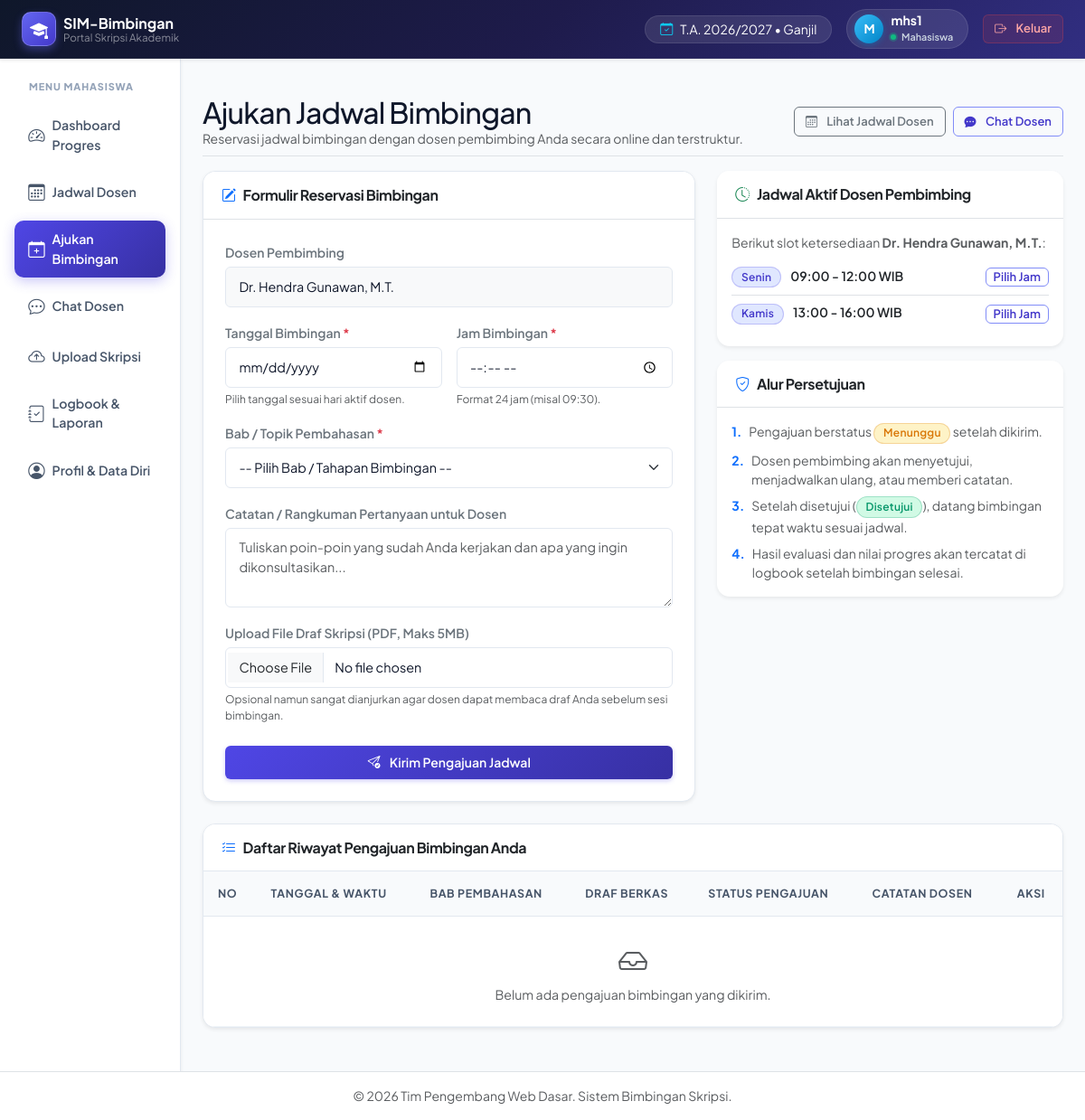
Screenshot of /mahasiswa/ajukan_jadwal.php (signed in) with the database file from the repository.
### tables this page shows
CREATE TABLE IF NOT EXISTS mahasiswa (
    id INT AUTO_INCREMENT PRIMARY KEY,
    user_id INT NOT NULL,
    nim VARCHAR(20) NOT NULL UNIQUE,
    nama_lengkap VARCHAR(100) NOT NULL,
    judul_skripsi VARCHAR(255) DEFAULT 'Belum Ditentukan',
    dosen_pembimbing_id INT NULL,
    foto_profil VARCHAR(255) DEFAULT 'default.png',
    status_kelulusan ENUM('proses_bimbingan', 'siap_sidang', 'lulus') DEFAULT 'proses_bimbingan',
    created_at TIMESTAMP DEFAULT CURRENT_TIMESTAMP,
    FOREIGN KEY (user_id) REFERENCES users(id) ON DELETE CASCADE,
    FOREIGN KEY (dosen_pembimbing_id) REFERENCES dosen(id) ON DELETE SET NULL
);

CREATE TABLE IF NOT EXISTS dosen (
    id INT AUTO_INCREMENT PRIMARY KEY,
    user_id INT NOT NULL,
    nidn VARCHAR(20) NOT NULL UNIQUE,
    nama_dosen VARCHAR(100) NOT NULL,
    email VARCHAR(100) NOT NULL,
    no_whatsapp VARCHAR(20),
    foto_profil VARCHAR(255) DEFAULT 'default.png',
    kuota_bimbingan INT DEFAULT 10,
    created_at TIMESTAMP DEFAULT CURRENT_TIMESTAMP,
    FOREIGN KEY (user_id) REFERENCES users(id) ON DELETE CASCADE
);

CREATE TABLE IF NOT EXISTS jadwal_dosen (
    id INT AUTO_INCREMENT PRIMARY KEY,
    dosen_id INT NOT NULL,
    hari ENUM('Senin', 'Selasa', 'Rabu', 'Kamis', 'Jumat', 'Sabtu') NOT NULL,
    jam_mulai TIME NOT NULL,
    jam_selesai TIME NOT NULL,
    status_aktif ENUM('aktif', 'libur') DEFAULT 'aktif',
    FOREIGN KEY (dosen_id) REFERENCES dosen(id) ON DELETE CASCADE
);

### mahasiswa/ajukan_jadwal.php (the view, shortened to what this page needs)
<?php
require_once '../config/database.php';
require_once '../templates/header.php';
require_once '../templates/sidebar_mahasiswa.php';
$stmt_mhs = $pdo->prepare("
    SELECT m.*, d.id AS dosen_id, d.nama_dosen, d.email AS email_dosen, d.no_whatsapp, d.foto_profil AS foto_dosen
    FROM mahasiswa m
    LEFT JOIN dosen d ON m.dosen_pembimbing_id = d.id
    WHERE m.user_id = :uid LIMIT 1
");
$stmt_mhs->execute([':uid' => $_SESSION['user_id']]);
$mhs = $stmt_mhs->fetch();
$mhs_id   = $mhs['id'] ?? 0;
$dosen_id = $mhs['dosen_id'] ?? null;
$jadwal_dosen = [];
if ($dosen_id) {
    $stmt_jd = $pdo->prepare("
        SELECT * FROM jadwal_dosen
        WHERE dosen_id = :did AND status_aktif = 'aktif'
        ORDER BY FIELD(hari, 'Senin', 'Selasa', 'Rabu', 'Kamis', 'Jumat', 'Sabtu'), jam_mulai ASC
    ");
    $stmt_jd->execute([':did' => $dosen_id]);
    $jadwal_dosen = $stmt_jd->fetchAll();
}
$stmt_history = $pdo->prepare("
    SELECT * FROM pengajuan_bimbingan
    WHERE mahasiswa_id = :mid
    ORDER BY id DESC
");
$stmt_history->execute([':mid' => $mhs_id]);
$riwayat_pengajuan = $stmt_history->fetchAll();
$preset_jam = htmlspecialchars($_GET['jam'] ?? '');
?>
<div class="d-flex justify-content-between flex-wrap flex-md-nowrap align-items-center pt-3 pb-2 mb-3 border-bottom">
    <div>
        <h1 class="h2 mb-0">Ajukan Jadwal Bimbingan</h1>
        <p class="text-muted small mb-0">Reservasi jadwal bimbingan dengan dosen pembimbing Anda secara online dan terstruktur.</p>
    </div>
    <div class="btn-toolbar mb-2 mb-md-0">
        <a href="jadwal_dosen.php" class="btn btn-outline-secondary btn-sm me-2">
            <i class="bi bi-calendar3 me-1"></i>Lihat Jadwal Dosen
        </a>
        <a href="chat.php" class="btn btn-outline-primary btn-sm">
            <i class="bi bi-chat-dots-fill me-1"></i>Chat Dosen
        </a>
    </div>
</div>
<?php if (!$dosen_id): ?>
    <div class="card shadow-sm border-warning border-start border-4 p-4 text-center my-4">
        <i class="bi bi-exclamation-circle text-warning fs-1 mb-2"></i>
        <h5 class="fw-bold">Belum Ada Dosen Pembimbing</h5>
        <p class="text-muted mb-3">Anda belum dapat mengajukan jadwal bimbingan karena belum memiliki dosen pembimbing yang ditugaskan oleh admin.</p>
        <a href="index.php" class="btn btn-outline-primary btn-sm">Kembali ke Dashboard</a>
    </div>
<?php else: ?>
    <div class="row g-4 mb-4">
        <div class="col-lg-7">
            <div class="card shadow-sm">
                <div class="card-header bg-white py-3 border-bottom">
                    <h6 class="m-0 fw-bold text-dark">
                        <i class="bi bi-pencil-square text-primary me-2"></i>Formulir Reservasi Bimbingan
                    </h6>
                </div>
                <div class="card-body p-4">
                    <form action="ajukan_jadwal.php" method="POST" enctype="multipart/form-data">
                        <div class="mb-3">
                            <label class="form-label small fw-semibold text-secondary">Dosen Pembimbing</label>
                            <input type="text" class="form-control bg-light" value="<?= htmlspecialchars($mhs['nama_dosen']); ?>" readonly>
                        </div>
                        <div class="row g-3 mb-3">
                            <div class="col-md-6">
                                <label for="tanggal_bimbingan" class="form-label small fw-semibold text-secondary">Tanggal Bimbingan <span class="text-danger">*</span></label>
                                <input type="date" class="form-control" id="tanggal_bimbingan" name="tanggal_bimbingan" min="<?= date('Y-m-d'); ?>" required>
                                <div class="form-text small" style="font-size: 0.75rem;">Pilih tanggal sesuai hari aktif dosen.</div>
                            </div>
                            <div class="col-md-6">
                                <label for="jam_bimbingan" class="form-label small fw-semibold text-secondary">Jam Bimbingan <span class="text-danger">*</span></label>
                                <input type="time" class="form-control" id="jam_bimbingan" name="jam_bimbingan" value="<?= $preset_jam; ?>" required>
                                <div class="form-text small" style="font-size: 0.75rem;">Format 24 jam (misal 09:30).</div>
                            </div>
                        </div>
                        <div class="mb-3">
                            <label for="bab_pembahasan" class="form-label small fw-semibold text-secondary">Bab / Topik Pembahasan <span class="text-danger">*</span></label>
                            <select class="form-select" id="bab_pembahasan" name="bab_pembahasan" required>
                                <option value="" selected disabled>-- Pilih Bab / Tahapan Bimbingan --</option>
                            </select>
                        </div>
                        <div class="mb-3">
                            <label for="catatan_mahasiswa" class="form-label small fw-semibold text-secondary">Catatan / Rangkuman Pertanyaan untuk Dosen</label>
                            <textarea class="form-control" id="catatan_mahasiswa" name="catatan_mahasiswa" rows="3" placeholder="Tuliskan poin-poin yang sudah Anda kerjakan dan apa yang ingin dikonsultasikan..."></textarea>
                        </div>
                        <div class="mb-4">
                            <label for="file_draft" class="form-label small fw-semibold text-secondary">
                                Upload File Draf Skripsi (PDF, Maks 5MB)
                            </label>
                            <input class="form-control" type="file" id="file_draft" name="file_draft" accept=".pdf">
                            <div class="form-text small" style="font-size: 0.75rem;">
                                Opsional namun sangat dianjurkan agar dosen dapat membaca draf Anda sebelum sesi bimbingan.
                            </div>
                        </div>
                        <button type="submit" class="btn btn-primary w-100 py-2 fw-semibold">
                            <i class="bi bi-send-check me-1"></i>Kirim Pengajuan Jadwal
                        </button>
                    </form>
                </div>
            </div>
        </div>
        <div class="col-lg-5">
            <div class="card shadow-sm border-0 mb-3">
                <div class="card-header bg-white py-3 border-bottom">
                    <h6 class="m-0 fw-bold text-dark">
                        <i class="bi bi-clock-history text-success me-2"></i>Jadwal Aktif Dosen Pembimbing
                    </h6>
                </div>
                <div class="card-body p-3">
                    <p class="small text-muted mb-2">
                        Berikut slot ketersediaan <strong><?= htmlspecialchars($mhs['nama_dosen']); ?></strong>:
                    </p>
                    <?php if (empty($jadwal_dosen)): ?>
                        <div class="alert alert-warning small mb-0 py-2">
                            <i class="bi bi-info-circle me-1"></i>Belum ada jadwal tetap dari dosen. Anda dapat menghubungi via <a href="chat.php">Chat</a> untuk konfirmasi waktu senggang beliau.
                        </div>
                    <?php else: ?>
                        <div class="list-group list-group-flush small">
                            <?php foreach ($jadwal_dosen as $jd): ?>
                                <div class="list-group-item d-flex justify-content-between align-items-center px-0 py-2">
                                    <div>
                                        <span class="badge bg-primary me-2"><?= htmlspecialchars($jd['hari']); ?></span>
                                        <span class="fw-semibold text-dark"><?= substr($jd['jam_mulai'], 0, 5); ?> - <?= substr($jd['jam_selesai'], 0, 5); ?> WIB</span>
                                    </div>
                                    <button type="button" class="btn btn-outline-primary btn-sm py-0 px-2" onclick="setPresetJam('<?= substr($jd['jam_mulai'], 0, 5); ?>')">
                                        Pilih Jam
                                    </button>
                                </div>
                            <?php endforeach; ?>
                        </div>
                    <?php endif; ?>
                </div>
            </div>
            <div class="card shadow-sm border-0">
                <div class="card-header bg-white py-3 border-bottom">
                    <h6 class="m-0 fw-bold text-dark">
                        <i class="bi bi-shield-check text-primary me-2"></i>Alur Persetujuan
                    </h6>
                </div>
                <div class="card-body small text-muted">
                    <div class="d-flex mb-2">
                        <div class="me-2 text-primary fw-bold">1.</div>
                        <div>Pengajuan berstatus <span class="badge bg-warning text-dark">Menunggu</span> setelah dikirim.</div>
                    </div>
                    <div class="d-flex mb-2">
                        <div class="me-2 text-primary fw-bold">2.</div>
                        <div>Dosen pembimbing akan menyetujui, menjadwalkan ulang, atau memberi catatan.</div>
                    </div>
                    <div class="d-flex mb-2">
                        <div class="me-2 text-primary fw-bold">3.</div>
                        <div>Setelah disetujui (<span class="badge bg-success">Disetujui</span>), datang bimbingan tepat waktu sesuai jadwal.</div>
                    </div>
                    <div class="d-flex">
                        <div class="me-2 text-primary fw-bold">4.</div>
                        <div>Hasil evaluasi dan nilai progres akan tercatat di logbook setelah bimbingan selesai.</div>
                    </div>
                </div>
            </div>
        </div>
    </div>
    <div class="card shadow-sm mb-4">
        <div class="card-header bg-white py-3">
            <h6 class="m-0 fw-bold text-dark">
                <i class="bi bi-list-check text-primary me-2"></i>Daftar Riwayat Pengajuan Bimbingan Anda
            </h6>
        </div>
        <div class="card-body p-0">
            <div class="table-responsive">
                <table class="table table-hover align-middle mb-0">
                    <thead class="table-light">
                        <tr>
                            <th>No</th>
                            <th>Tanggal & Waktu</th>
                            <th>Bab Pembahasan</th>
                            <th>Draf Berkas</th>
                            <th>Status Pengajuan</th>
                            <th>Catatan Dosen</th>
                            <th class="text-center">Aksi</th>
                        </tr>
                    </thead>
                    <tbody>
                        <?php if (empty($riwayat_pengajuan)): ?>
                            <tr>
                                <td colspan="7" class="text-center py-4 text-muted">
                                    <i class="bi bi-inbox fs-2 d-block mb-1"></i>
                                    Belum ada pengajuan bimbingan yang dikirim.
                                </td>
                            </tr>
                        <?php endif; ?>
                    </tbody>
                </table>
            </div>
        </div>
    </div>
<?php endif; ?>
<?php
require_once '../templates/footer.php';
?>

### assets/css/style.css (style rules this page uses)
:root { --primary: #4338ca; --primary-hover: #3730a3; --primary-subtle: #e0e7ff; --primary-gradient: linear-gradient(135deg, #4f46e5 0%, #3730a3 100%); --success: #059669; --success-subtle: #d1fae5; --warning: #d97706; --warning-subtle: #fef3c7; --danger: #dc2626; --danger-subtle: #fee2e2; --info: #0284c7; --info-subtle: #e0f2fe; --purple: #7c3aed; --purple-subtle: #ede9fe; --surface: #ffffff; --background: #f8fafc; --text-main: #0f172a; --text-muted: #64748b; --border-color: #e2e8f0; --border-focus: #818cf8; --radius-sm: 0.375rem; --radius-md: 0.625rem; --radius-lg: 0.875rem; --radius-xl: 1.25rem; --shadow-subtle: 0 1px 3px rgba(0, 0, 0, 0.05), 0 1px 2px rgba(0, 0, 0, 0.03); --shadow-card: 0 4px 6px -1px rgba(0, 0, 0, 0.05), 0 2px 4px -2px rgba(0, 0, 0, 0.05); --shadow-hover: 0 12px 24px -4px rgba(0, 0, 0, 0.08), 0 4px 6px -2px rgba(0, 0, 0, 0.04); }
*, *::before, *::after { box-sizing: border-box; }
body { font-family: 'Plus Jakarta Sans', system-ui, -apple-system, BlinkMacSystemFont, "Segoe UI", Roboto, sans-serif; color: var(--text-main); background-color: var(--background); -webkit-font-smoothing: antialiased; -moz-osx-font-smoothing: grayscale; min-height: 100vh; display: flex; flex-direction: column; }
h1, h2, h3, h4, h5, h6 { font-weight: 700; letter-spacing: -0.025em; color: #0f172a; }
.card { border: 1px solid var(--border-color); border-radius: var(--radius-lg); background-color: var(--surface); box-shadow: var(--shadow-card); transition: transform 0.2s ease, box-shadow 0.2s ease; overflow: hidden; }
.card-header { background-color: #ffffff; border-bottom: 1px solid var(--border-color); font-weight: 700; font-size: 0.95rem; padding: 1rem 1.25rem; }
.btn { font-weight: 600; font-size: 0.875rem; border-radius: var(--radius-sm); padding: 0.55rem 1.15rem; transition: all 0.2s cubic-bezier(0.4, 0, 0.2, 1); display: inline-flex; align-items: center; justify-content: center; gap: 0.4rem; }
.btn-primary { background: var(--primary-gradient); border: none; box-shadow: 0 2px 5px rgba(79, 70, 229, 0.28); }
.btn-outline-primary { border-color: #818cf8; color: var(--primary); }
.btn-sm { padding: 0.35rem 0.75rem; font-size: 0.8125rem; border-radius: var(--radius-sm); }
.form-control, .form-select { border-radius: var(--radius-sm); border: 1px solid var(--border-color); padding: 0.65rem 0.9rem; font-size: 0.9rem; color: var(--text-main); transition: border-color 0.2s ease, box-shadow 0.2s ease; }
.form-label { font-weight: 600; color: #334155; margin-bottom: 0.35rem; }
.table { margin-bottom: 0; color: #334155; }
.table th { background-color: #f8fafc; color: #475569; font-size: 0.775rem; font-weight: 700; text-transform: uppercase; letter-spacing: 0.05em; border-bottom: 1px solid var(--border-color); padding: 0.95rem 1rem; white-space: nowrap; }
.table td { padding: 1rem; border-bottom: 1px solid #f1f5f9; font-size: 0.885rem; vertical-align: middle; }
.table-hover tbody tr { transition: background-color 0.15s ease, transform 0.1s ease; }
.badge { font-weight: 600; font-size: 0.75rem; padding: 0.4em 0.8em; border-radius: 9999px; letter-spacing: 0.02em; display: inline-flex; align-items: center; gap: 0.3rem; }
.badge.bg-success { background-color: var(--success-subtle) !important; color: var(--success) !important; border: 1px solid rgba(5, 150, 105, 0.25); }
.badge.bg-primary { background-color: var(--primary-subtle) !important; color: var(--primary) !important; border: 1px solid rgba(79, 70, 229, 0.25); }
.badge.bg-warning { background-color: var(--warning-subtle) !important; color: var(--warning) !important; border: 1px solid rgba(217, 119, 6, 0.25); }

### rows the page displays
mahasiswa: dosen_pembimbing.nama_dosen "Dr. Hendra Gunawan, M.T."
jadwal_dosen: hari "Senin", jam_mulai "09:00", jam_selesai "12:00"
jadwal_dosen: hari "Kamis", jam_mulai "13:00", jam_selesai "16:00"

### other values shown
$user_initial "M"
$_SESSION['username'] "mhs1"
$_SESSION['role'] "Mahasiswa"
